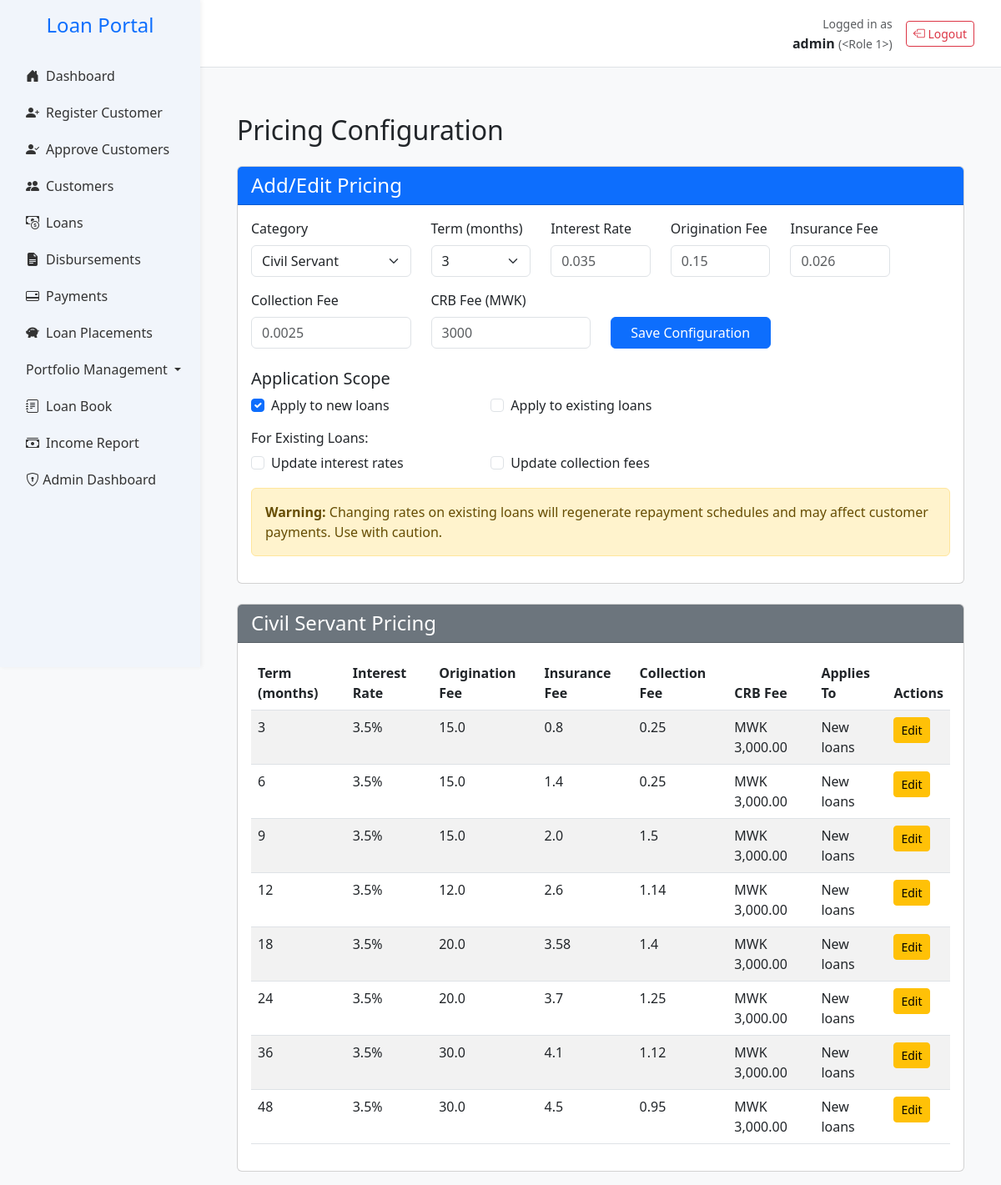
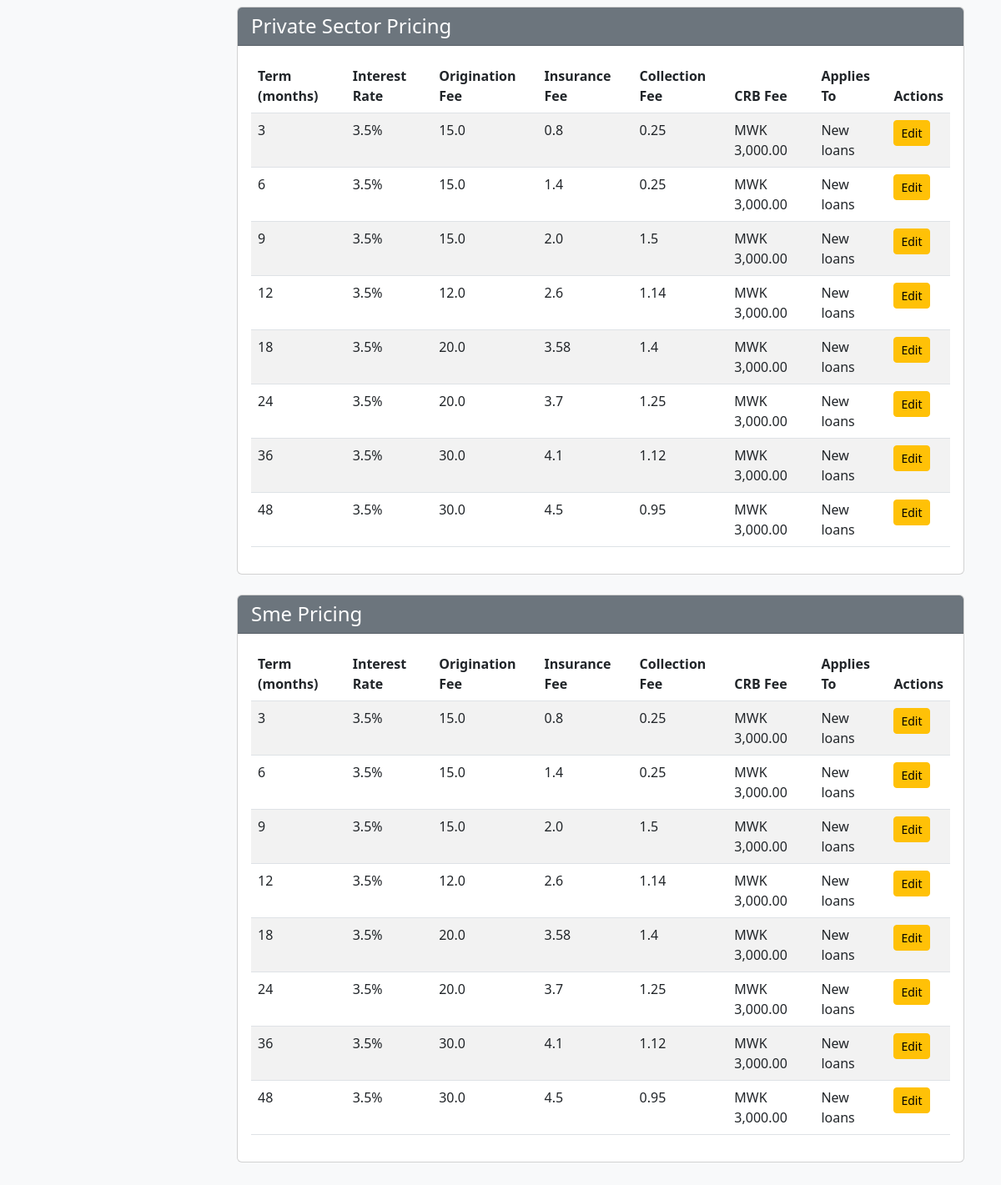
Page /admin/pricing (signed in) on the committed database (2 pictures, top to bottom).
### app.py (models this page shows, shortened)
class User(db.Model, UserMixin):
    __tablename__ = 'users'
    id = db.Column(db.Integer, primary_key=True)
    username = db.Column(db.String(100), unique=True)  # ✅
    password_hash = db.Column(db.String(512), nullable=False)  # ✅
    email = db.Column(db.String(150), nullable=False)  # ✅
    active = db.Column(db.Boolean, default=True, nullable=False)  # ✅
    role_id = db.Column(db.Integer, db.ForeignKey('roles.id', name='fk_users_role_id'))
    role = db.relationship('Role', backref='users')
    __table_args__ = (
        db.UniqueConstraint('username', name='uq_users_username'),
        db.UniqueConstraint('email', name='uq_users_email'),
    )

class PricingConfig(db.Model):
    __tablename__ = 'pricing_configs'
    __table_args__ = {'extend_existing': True}
    id = db.Column(db.Integer, primary_key=True)
    category = db.Column(db.String(50), nullable=False)  # civil_servant, private_sector, sme
    term_months = db.Column(db.Integer, nullable=False)
    interest_rate = db.Column(db.Float, nullable=False)
    origination_fee = db.Column(db.Float, nullable=False)
    insurance_fee = db.Column(db.Float, nullable=False)
    collection_fee = db.Column(db.Float, nullable=False)
    crb_fee = db.Column(db.Float, nullable=False)
    created_at = db.Column(db.DateTime, default=datetime.utcnow)
    updated_at = db.Column(db.DateTime, default=datetime.utcnow, onupdate=datetime.utcnow)
    apply_to_new = db.Column(db.Boolean, default=True)
    apply_to_existing = db.Column(db.Boolean, default=False)
    apply_interest_to_existing = db.Column(db.Boolean, default=False)
    apply_collection_to_existing = db.Column(db.Boolean, default=False)
    __table_args__ = (
        db.UniqueConstraint('category', 'term_months', name='uq_category_term'),
    )

### app.py (the view, shortened to what this page needs)
@app.route('/admin/pricing', methods=['GET', 'POST'])
@login_required
@role_required('admin', 'finance_officer')
def admin_pricing():
    if not PricingConfig.query.first():
        create_initial_pricing_configs()
    configs = PricingConfig.query.order_by(
        PricingConfig.category,
        PricingConfig.term_months
    ).all()
    configs_by_category = {}
    for config in configs:
        if config.category not in configs_by_category:
            configs_by_category[config.category] = []
        configs_by_category[config.category].append(config)
    return render_template(
        'admin_pricing.html',
        categories=['civil_servant', 'private_sector', 'sme'],
        terms=[3, 6, 9, 12, 18, 24, 36, 48],
        configs_by_category=configs_by_category
    )

### templates/admin_pricing.html (shortened to what this page needs)
{% extends "base.html" %}
{% block content %}
<div class="container mt-4">
    <h2 class="mb-4">Pricing Configuration</h2>
    <div class="card mb-4">
        <div class="card-header bg-primary text-white">
            <h4 class="mb-0">Add/Edit Pricing</h4>
        </div>
        <div class="card-body">
            <form method="POST">
                <div class="row mb-3">
                    <div class="col-md-3">
                        <label class="form-label">Category</label>
                        <select name="category" class="form-select" required>
                            <option value="civil_servant">Civil Servant</option>
                        </select>
                    </div>
                    <div class="col-md-2">
                        <label class="form-label">Term (months)</label>
                        <select name="term" class="form-select" required>
                            {% for term in [3, 6, 9, 12, 18, 24, 36, 48] %}
                                <option value="{{ term }}">{{ term }}</option>
                            {% endfor %}
                        </select>
                    </div>
                    <div class="col-md-2">
                        <label class="form-label">Interest Rate</label>
                        <input type="number" step="0.001" name="interest_rate"
                               class="form-control" required placeholder="0.035">
                    </div>
                    <div class="col-md-2">
                        <label class="form-label">Origination Fee</label>
                        <input type="number" step="0.001" name="origination_fee"
                               class="form-control" required placeholder="0.15">
                    </div>
                    <div class="col-md-2">
                        <label class="form-label">Insurance Fee</label>
                        <input type="number" step="0.001" name="insurance_fee"
                               class="form-control" required placeholder="0.026">
                    </div>
                </div>
                <div class="row mb-3">
                    <div class="col-md-3">
                        <label class="form-label">Collection Fee</label>
                        <input type="number" step="0.001" name="collection_fee"
                               class="form-control" required placeholder="0.0025">
                    </div>
                    <div class="col-md-3">
                        <label class="form-label">CRB Fee (MWK)</label>
                        <input type="number" step="0.01" name="crb_fee"
                               class="form-control" required placeholder="3000">
                    </div>
                    <div class="col-md-3 align-self-end">
                        <button type="submit" class="btn btn-primary w-100">
                            Save Configuration
                        </button>
                    </div>
                </div>
                <div class="row mb-3 mt-4">
                    <div class="col-md-12">
                        <h5>Application Scope</h5>
                    </div>
                    <div class="col-md-4">
                        <div class="form-check">
                            <input class="form-check-input" type="checkbox" name="apply_to_new"
                                   id="apply_to_new" checked>
                            <label class="form-check-label" for="apply_to_new">
                                Apply to new loans
                            </label>
                        </div>
                    </div>
                    <div class="col-md-4">
                        <div class="form-check">
                            <input class="form-check-input" type="checkbox" name="apply_to_existing"
                                   id="apply_to_existing">
                            <label class="form-check-label" for="apply_to_existing">
                                Apply to existing loans
                            </label>
                        </div>
                    </div>
                </div>
                <div class="row mb-3">
                    <div class="col-md-12">
                        <h6>For Existing Loans:</h6>
                    </div>
                    <div class="col-md-4">
                        <div class="form-check">
                            <input class="form-check-input" type="checkbox" name="apply_interest_to_existing"
                                   id="apply_interest_to_existing">
                            <label class="form-check-label" for="apply_interest_to_existing">
                                Update interest rates
                            </label>
                        </div>
                    </div>
                    <div class="col-md-4">
                        <div class="form-check">
                            <input class="form-check-input" type="checkbox" name="apply_collection_to_existing"
                                   id="apply_collection_to_existing">
                            <label class="form-check-label" for="apply_collection_to_existing">
                                Update collection fees
                            </label>
                        </div>
                    </div>
                </div>
                <div class="alert alert-warning mt-3">
                    <strong>Warning:</strong> Changing rates on existing loans will regenerate repayment schedules
                    and may affect customer payments. Use with caution.
                </div>
            </form>
        </div>
    </div>
    {% for category, configs in configs_by_category.items() %}
    <div class="card mb-4">
        <div class="card-header bg-secondary text-white">
            <h4 class="mb-0">{{ category | replace('_', ' ') | title }} Pricing</h4>
        </div>
        <div class="card-body">
            <div class="table-responsive">
                <table class="table table-striped">
                    <thead>
                        <tr>
                            <th>Term (months)</th>
                            <th>Interest Rate</th>
                            <th>Origination Fee</th>
                            <th>Insurance Fee</th>
                            <th>Collection Fee</th>
                            <th>CRB Fee</th>
                            <th>Applies To</th>
                            <th>Actions</th>
                        </tr>
                    </thead>
                    <tbody>
                        {% for config in configs %}
                        <tr>
                            <td>{{ config.term_months }}</td>
                            <td>{{ (config.interest_rate * 100)|round(2) }}%</td>
                            <td>{{ (config.origination_fee * 100)|round(2) }}</td>
                            <td>{{ (config.insurance_fee * 100)|round(2) }}</td>
                            <td>{{ (config.collection_fee * 100)|round(2) }}</td>
                            <td>MWK {{ "{:,.2f}".format(config.crb_fee) }}</td>
                            <td>
                                {% if config.apply_to_new %}New loans{% endif %}
                            </td>
                            <td>
                                <button class="btn btn-sm btn-warning edit-pricing"
                                        data-id="{{ config.id }}"
                                        data-category="{{ config.category }}"
                                        data-term="{{ config.term_months }}"
                                        data-rate="{{ config.interest_rate }}"
                                        data-origination="{{ config.origination_fee }}"
                                        data-insurance="{{ config.insurance_fee }}"
                                        data-collection="{{ config.collection_fee }}"
                                        data-crb="{{ config.crb_fee }}"
                                        data-apply-to-new="{{ 'true' if config.apply_to_new else 'false' }}"
                                        data-apply-to-existing="{{ 'true' if config.apply_to_existing else 'false' }}"
                                        data-apply-interest="{{ 'true' if config.apply_interest_to_existing else 'false' }}"
                                        data-apply-collection="{{ 'true' if config.apply_collection_to_existing else 'false' }}">
                                    Edit
                                </button>
                            </td>
                        </tr>
                        {% endfor %}
                    </tbody>
                </table>
            </div>
        </div>
    </div>
    {% endfor %}
</div>
{% endblock %}

### templates/base.html (shortened to what this page needs)
<!DOCTYPE html>
<html lang="en">
<head>
    <link href="https://cdn.jsdelivr.net/npm/bootstrap@5.3.0/dist/css/bootstrap.min.css" rel="stylesheet">
    <link href="https://cdn.jsdelivr.net/npm/bootstrap-icons@1.10.5/font/bootstrap-icons.css" rel="stylesheet">
    <link href="https://cdn.jsdelivr.net/npm/bootstrap-icons@1.10.0/font/bootstrap-icons.css" rel="stylesheet">
</head>
<body>
    <div class="sidebar">
        <h4 class="text-center text-primary mb-4">Loan Portal</h4>
        <ul class="nav flex-column px-3">
            <li class="nav-item">
                <a class="nav-link {% if request.endpoint == 'home' %}active{% endif %}" href="{{ url_for('home') }}">
                    <i class="bi bi-house-door-fill me-2"></i>Dashboard
                </a>
            </li>
            <li class="nav-item">
                <a class="nav-link {% if request.endpoint == 'register_customer_debug' %}active{% endif %}" href="{{ url_for('register_customer_debug') }}">
                    <i class="bi bi-person-plus-fill me-2"></i>Register Customer
                </a>
                </li>
            <li class="nav-item">
            <a class="nav-link {% if request.endpoint == 'approve_customers' %}active{% endif %}" href="{{ url_for('approve_customers') }}">
                <i class="bi bi-person-check-fill me-2"></i>Approve Customers
            </a>
            </li>
            <li class="nav-item">
                <a class="nav-link {% if request.endpoint == 'customers' %}active{% endif %}" href="{{ url_for('customers') }}">
                    <i class="bi bi-people-fill me-2"></i>Customers
                </a>
            </li>
            <li class="nav-item">
                <a class="nav-link {% if request.endpoint == 'view_loans' %}active{% endif %}" href="{{ url_for('view_loans') }}">
                    <i class="bi bi-cash-coin me-2"></i>Loans
                </a>
            </li>
            <li class="nav-item">
                <a class="nav-link {% if request.endpoint == 'disbursements' %}active{% endif %}" href="{{ url_for('disbursements') }}">
                    <i class="bi bi-file-earmark-text-fill me-2"></i>Disbursements
                </a>
            </li>
            <li class="nav-item">
                <a class="nav-link {% if request.endpoint == 'payments' %}active{% endif %}" href="{{ url_for('payments') }}">
                    <i class="bi bi-credit-card-2-back me-2"></i>Payments
                </a>
            </li>
            <li class="nav-item">
                <a class="nav-link {% if request.endpoint == 'view_placements' %}active{% endif %}" href="{{ url_for('view_placements') }}">
                    <i class="bi bi-piggy-bank-fill me-2"></i>Loan Placements
                </a>
            </li>
            <li class="nav-item dropdown {% if request.endpoint in ['view_arrears', 'par_trend', 'arrears_trend', arrears_waterfall] %}active{% endif %}">
            <a class="nav-link dropdown-toggle" href="#" id="portfolioDropdown" role="button" data-bs-toggle="dropdown" aria-expanded="false">
                Portfolio Management
            </a>
            </li>
            <li class="nav-item">
                <a class="nav-link {% if request.endpoint == 'loanbook' %}active{% endif %}" href="{{ url_for('loanbook') }}">
                    <i class="bi bi-journal-text me-2"></i>Loan Book
                </a>
            <li class="nav-item">
                <a class="nav-link {% if request.endpoint == 'income_report' %}active{% endif %}" href="{{ url_for('income_report') }}">
                    <i class="bi bi-cash-stack me-2"></i>Income Report
                </a>
            </li>
                {% if current_user.is_authenticated and current_user.role.name == 'admin' %}
                    <li class="nav-item">
                     <a class="nav-link" href="{{ url_for('admin_dashboard') }}">
                    <i class="bi bi-shield-lock"></i> Admin Dashboard
                </a>
            </li>
            {% endif %}
        </ul>
    </div>
    <div class="topbar d-flex justify-content-between align-items-center">
        {% if current_user.is_authenticated %}
        <div class="d-flex align-items-center">
            <div class="me-3 text-end">
                <small class="text-muted">Logged in as</small><br>
                <strong>{{ current_user.username }}</strong>
                <small class="text-muted">({{ current_user.role|title }})</small>
            </div>
            <a href="{{ url_for('logout') }}" class="btn btn-outline-danger btn-sm">
                <i class="bi bi-box-arrow-left"></i> Logout
            </a>
        </div>
        {% endif %}
    </div>
    <div class="main">
        {% block content %}{% endblock %}
    </div>
</body>
</html>

### rows in the picture
User: username "admin"
PricingConfig: category "Civil Servant", term_months "3", (config.interest_rate*100)|round(2) "3.5", (config.origination_fee*100)|round(2) "15.0", (config.insurance_fee*100)|round(2) "0.8", (config.collection_fee*100)|round(2) "0.25", crb_fee "3,000.00", apply_to_new "New loans"
PricingConfig: term_months "6", (config.interest_rate*100)|round(2) "3.5", (config.origination_fee*100)|round(2) "15.0", (config.insurance_fee*100)|round(2) "1.4", (config.collection_fee*100)|round(2) "0.25", crb_fee "3,000.00", apply_to_new "New loans"
PricingConfig: term_months "9", (config.interest_rate*100)|round(2) "3.5", (config.origination_fee*100)|round(2) "15.0", (config.insurance_fee*100)|round(2) "2.0", (config.collection_fee*100)|round(2) "1.5", crb_fee "3,000.00", apply_to_new "New loans"
PricingConfig: term_months "12", (config.interest_rate*100)|round(2) "3.5", (config.origination_fee*100)|round(2) "12.0", (config.insurance_fee*100)|round(2) "2.6", (config.collection_fee*100)|round(2) "1.14", crb_fee "3,000.00", apply_to_new "New loans"
PricingConfig: term_months "18", (config.interest_rate*100)|round(2) "3.5", (config.origination_fee*100)|round(2) "20.0", (config.insurance_fee*100)|round(2) "3.58", (config.collection_fee*100)|round(2) "1.4", crb_fee "3,000.00", apply_to_new "New loans"
PricingConfig: term_months "24", (config.interest_rate*100)|round(2) "3.5", (config.origination_fee*100)|round(2) "20.0", (config.insurance_fee*100)|round(2) "3.7", (config.collection_fee*100)|round(2) "1.25", crb_fee "3,000.00", apply_to_new "New loans"
PricingConfig: term_months "36", (config.interest_rate*100)|round(2) "3.5", (config.origination_fee*100)|round(2) "30.0", (config.insurance_fee*100)|round(2) "4.1", (config.collection_fee*100)|round(2) "1.12", crb_fee "3,000.00", apply_to_new "New loans"
PricingConfig: term_months "48", (config.interest_rate*100)|round(2) "3.5", (config.origination_fee*100)|round(2) "30.0", (config.insurance_fee*100)|round(2) "4.5", (config.collection_fee*100)|round(2) "0.95", crb_fee "3,000.00", apply_to_new "New loans"
PricingConfig: category "Private Sector", term_months "3", (config.interest_rate*100)|round(2) "3.5", (config.origination_fee*100)|round(2) "15.0", (config.insurance_fee*100)|round(2) "0.8", (config.collection_fee*100)|round(2) "0.25", crb_fee "3,000.00", apply_to_new "New loans"
PricingConfig: term_months "6", (config.interest_rate*100)|round(2) "3.5", (config.origination_fee*100)|round(2) "15.0", (config.insurance_fee*100)|round(2) "1.4", (config.collection_fee*100)|round(2) "0.25", crb_fee "3,000.00", apply_to_new "New loans"
PricingConfig: term_months "9", (config.interest_rate*100)|round(2) "3.5", (config.origination_fee*100)|round(2) "15.0", (config.insurance_fee*100)|round(2) "2.0", (config.collection_fee*100)|round(2) "1.5", crb_fee "3,000.00", apply_to_new "New loans"
PricingConfig: term_months "12", (config.interest_rate*100)|round(2) "3.5", (config.origination_fee*100)|round(2) "12.0", (config.insurance_fee*100)|round(2) "2.6", (config.collection_fee*100)|round(2) "1.14", crb_fee "3,000.00", apply_to_new "New loans"
PricingConfig: term_months "18", (config.interest_rate*100)|round(2) "3.5", (config.origination_fee*100)|round(2) "20.0", (config.insurance_fee*100)|round(2) "3.58", (config.collection_fee*100)|round(2) "1.4", crb_fee "3,000.00", apply_to_new "New loans"
PricingConfig: term_months "24", (config.interest_rate*100)|round(2) "3.5", (config.origination_fee*100)|round(2) "20.0", (config.insurance_fee*100)|round(2) "3.7", (config.collection_fee*100)|round(2) "1.25", crb_fee "3,000.00", apply_to_new "New loans"
PricingConfig: term_months "36", (config.interest_rate*100)|round(2) "3.5", (config.origination_fee*100)|round(2) "30.0", (config.insurance_fee*100)|round(2) "4.1", (config.collection_fee*100)|round(2) "1.12", crb_fee "3,000.00", apply_to_new "New loans"
PricingConfig: term_months "48", (config.interest_rate*100)|round(2) "3.5", (config.origination_fee*100)|round(2) "30.0", (config.insurance_fee*100)|round(2) "4.5", (config.collection_fee*100)|round(2) "0.95", crb_fee "3,000.00", apply_to_new "New loans"
PricingConfig: category "Sme", term_months "3", (config.interest_rate*100)|round(2) "3.5", (config.origination_fee*100)|round(2) "15.0", (config.insurance_fee*100)|round(2) "0.8", (config.collection_fee*100)|round(2) "0.25", crb_fee "3,000.00", apply_to_new "New loans"
PricingConfig: term_months "6", (config.interest_rate*100)|round(2) "3.5", (config.origination_fee*100)|round(2) "15.0", (config.insurance_fee*100)|round(2) "1.4", (config.collection_fee*100)|round(2) "0.25", crb_fee "3,000.00", apply_to_new "New loans"
PricingConfig: term_months "9", (config.interest_rate*100)|round(2) "3.5", (config.origination_fee*100)|round(2) "15.0", (config.insurance_fee*100)|round(2) "2.0", (config.collection_fee*100)|round(2) "1.5", crb_fee "3,000.00", apply_to_new "New loans"
PricingConfig: term_months "12", (config.interest_rate*100)|round(2) "3.5", (config.origination_fee*100)|round(2) "12.0", (config.insurance_fee*100)|round(2) "2.6", (config.collection_fee*100)|round(2) "1.14", crb_fee "3,000.00", apply_to_new "New loans"
PricingConfig: term_months "18", (config.interest_rate*100)|round(2) "3.5", (config.origination_fee*100)|round(2) "20.0", (config.insurance_fee*100)|round(2) "3.58", (config.collection_fee*100)|round(2) "1.4", crb_fee "3,000.00", apply_to_new "New loans"
PricingConfig: term_months "24", (config.interest_rate*100)|round(2) "3.5", (config.origination_fee*100)|round(2) "20.0", (config.insurance_fee*100)|round(2) "3.7", (config.collection_fee*100)|round(2) "1.25", crb_fee "3,000.00", apply_to_new "New loans"
PricingConfig: term_months "36", (config.interest_rate*100)|round(2) "3.5", (config.origination_fee*100)|round(2) "30.0", (config.insurance_fee*100)|round(2) "4.1", (config.collection_fee*100)|round(2) "1.12", crb_fee "3,000.00", apply_to_new "New loans"
PricingConfig: term_months "48", (config.interest_rate*100)|round(2) "3.5", (config.origination_fee*100)|round(2) "30.0", (config.insurance_fee*100)|round(2) "4.5", (config.collection_fee*100)|round(2) "0.95", crb_fee "3,000.00", apply_to_new "New loans"

### other values in the picture
{{ current_user.role|title }} "<Role 1>"
form field term "3"
